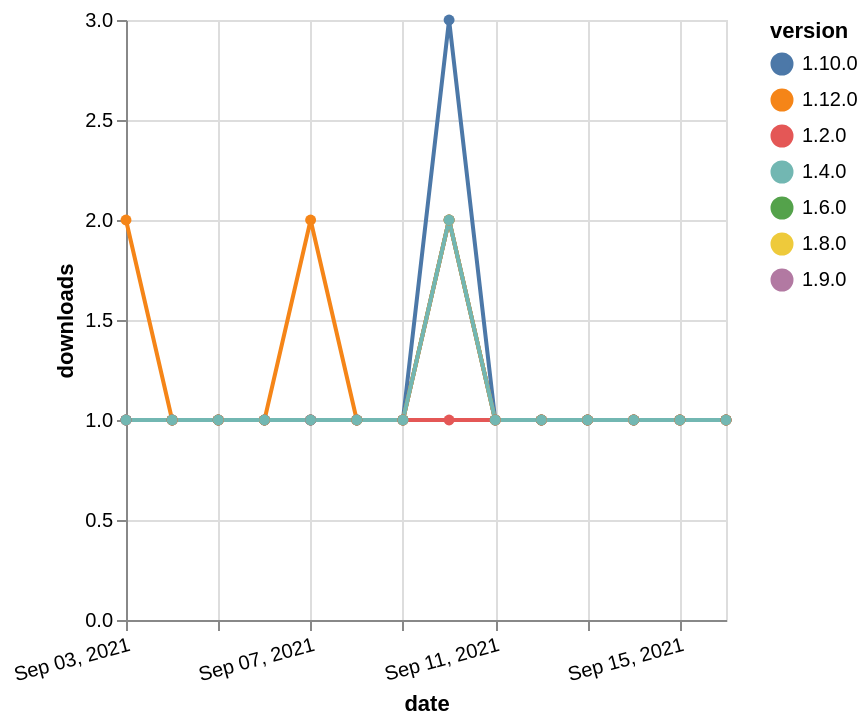

Here is the Vega-Lite specification saved for this chart:
### Vega-Lite specification from a JSON file in a GitHub repository (floating-point values rounded to 4 significant figures)
{"$schema": "https://vega.github.io/schema/vega-lite/v5.json", "description": "A simple bar chart with embedded data.", "data": {"values": [{"date": "2021-09-03", "total": 175, "delta": 1, "version": "1.6.0"}, {"date": "2021-09-04", "total": 176, "delta": 1, "version": "1.6.0"}, {"date": "2021-09-05", "total": 177, "delta": 1, "version": "1.6.0"}, {"date": "2021-09-06", "total": 178, "delta": 1, "version": "1.6.0"}, {"date": "2021-09-07", "total": 179, "delta": 1, "version": "1.6.0"}, {"date": "2021-09-08", "total": 180, "delta": 1, "version": "1.6.0"}, {"date": "2021-09-09", "total": 181, "delta": 1, "version": "1.6.0"}, {"date": "2021-09-10", "total": 183, "delta": 2, "version": "1.6.0"}, {"date": "2021-09-11", "total": 184, "delta": 1, "version": "1.6.0"}, {"date": "2021-09-12", "total": 185, "delta": 1, "version": "1.6.0"}, {"date": "2021-09-13", "total": 186, "delta": 1, "version": "1.6.0"}, {"date": "2021-09-14", "total": 187, "delta": 1, "version": "1.6.0"}, {"date": "2021-09-15", "total": 188, "delta": 1, "version": "1.6.0"}, {"date": "2021-09-16", "total": 189, "delta": 1, "version": "1.6.0"}, {"date": "2021-09-03", "total": 149, "delta": 1, "version": "1.8.0"}, {"date": "2021-09-04", "total": 150, "delta": 1, "version": "1.8.0"}, {"date": "2021-09-05", "total": 151, "delta": 1, "version": "1.8.0"}, {"date": "2021-09-06", "total": 152, "delta": 1, "version": "1.8.0"}, {"date": "2021-09-07", "total": 153, "delta": 1, "version": "1.8.0"}, {"date": "2021-09-08", "total": 154, "delta": 1, "version": "1.8.0"}, {"date": "2021-09-09", "total": 155, "delta": 1, "version": "1.8.0"}, {"date": "2021-09-10", "total": 157, "delta": 2, "version": "1.8.0"}, {"date": "2021-09-11", "total": 158, "delta": 1, "version": "1.8.0"}, {"date": "2021-09-12", "total": 159, "delta": 1, "version": "1.8.0"}, {"date": "2021-09-13", "total": 160, "delta": 1, "version": "1.8.0"}, {"date": "2021-09-14", "total": 161, "delta": 1, "version": "1.8.0"}, {"date": "2021-09-15", "total": 162, "delta": 1, "version": "1.8.0"}, {"date": "2021-09-16", "total": 163, "delta": 1, "version": "1.8.0"}, {"date": "2021-09-03", "total": 136, "delta": 1, "version": "1.9.0"}, {"date": "2021-09-04", "total": 137, "delta": 1, "version": "1.9.0"}, {"date": "2021-09-05", "total": 138, "delta": 1, "version": "1.9.0"}, {"date": "2021-09-06", "total": 139, "delta": 1, "version": "1.9.0"}, {"date": "2021-09-07", "total": 140, "delta": 1, "version": "1.9.0"}, {"date": "2021-09-08", "total": 141, "delta": 1, "version": "1.9.0"}, {"date": "2021-09-09", "total": 142, "delta": 1, "version": "1.9.0"}, {"date": "2021-09-10", "total": 144, "delta": 2, "version": "1.9.0"}, {"date": "2021-09-11", "total": 145, "delta": 1, "version": "1.9.0"}, {"date": "2021-09-12", "total": 146, "delta": 1, "version": "1.9.0"}, {"date": "2021-09-13", "total": 147, "delta": 1, "version": "1.9.0"}, {"date": "2021-09-14", "total": 148, "delta": 1, "version": "1.9.0"}, {"date": "2021-09-15", "total": 149, "delta": 1, "version": "1.9.0"}, {"date": "2021-09-16", "total": 150, "delta": 1, "version": "1.9.0"}, {"date": "2021-09-03", "total": 163, "delta": 1, "version": "1.10.0"}, {"date": "2021-09-04", "total": 164, "delta": 1, "version": "1.10.0"}, {"date": "2021-09-05", "total": 165, "delta": 1, "version": "1.10.0"}, {"date": "2021-09-06", "total": 166, "delta": 1, "version": "1.10.0"}, {"date": "2021-09-07", "total": 167, "delta": 1, "version": "1.10.0"}, {"date": "2021-09-08", "total": 168, "delta": 1, "version": "1.10.0"}, {"date": "2021-09-09", "total": 169, "delta": 1, "version": "1.10.0"}, {"date": "2021-09-10", "total": 172, "delta": 3, "version": "1.10.0"}, {"date": "2021-09-11", "total": 173, "delta": 1, "version": "1.10.0"}, {"date": "2021-09-12", "total": 174, "delta": 1, "version": "1.10.0"}, {"date": "2021-09-13", "total": 175, "delta": 1, "version": "1.10.0"}, {"date": "2021-09-14", "total": 176, "delta": 1, "version": "1.10.0"}, {"date": "2021-09-15", "total": 177, "delta": 1, "version": "1.10.0"}, {"date": "2021-09-16", "total": 178, "delta": 1, "version": "1.10.0"}, {"date": "2021-09-03", "total": 228, "delta": 1, "version": "1.2.0"}, {"date": "2021-09-04", "total": 229, "delta": 1, "version": "1.2.0"}, {"date": "2021-09-05", "total": 230, "delta": 1, "version": "1.2.0"}, {"date": "2021-09-06", "total": 231, "delta": 1, "version": "1.2.0"}, {"date": "2021-09-07", "total": 232, "delta": 1, "version": "1.2.0"}, {"date": "2021-09-08", "total": 233, "delta": 1, "version": "1.2.0"}, {"date": "2021-09-09", "total": 234, "delta": 1, "version": "1.2.0"}, {"date": "2021-09-10", "total": 235, "delta": 1, "version": "1.2.0"}, {"date": "2021-09-11", "total": 236, "delta": 1, "version": "1.2.0"}, {"date": "2021-09-12", "total": 237, "delta": 1, "version": "1.2.0"}, {"date": "2021-09-13", "total": 238, "delta": 1, "version": "1.2.0"}, {"date": "2021-09-14", "total": 239, "delta": 1, "version": "1.2.0"}, {"date": "2021-09-15", "total": 240, "delta": 1, "version": "1.2.0"}, {"date": "2021-09-16", "total": 241, "delta": 1, "version": "1.2.0"}, {"date": "2021-09-03", "total": 111, "delta": 2, "version": "1.12.0"}, {"date": "2021-09-04", "total": 112, "delta": 1, "version": "1.12.0"}, {"date": "2021-09-05", "total": 113, "delta": 1, "version": "1.12.0"}, {"date": "2021-09-06", "total": 114, "delta": 1, "version": "1.12.0"}, {"date": "2021-09-07", "total": 116, "delta": 2, "version": "1.12.0"}, {"date": "2021-09-08", "total": 117, "delta": 1, "version": "1.12.0"}, {"date": "2021-09-09", "total": 118, "delta": 1, "version": "1.12.0"}, {"date": "2021-09-10", "total": 120, "delta": 2, "version": "1.12.0"}, {"date": "2021-09-11", "total": 121, "delta": 1, "version": "1.12.0"}, {"date": "2021-09-12", "total": 122, "delta": 1, "version": "1.12.0"}, {"date": "2021-09-13", "total": 123, "delta": 1, "version": "1.12.0"}, {"date": "2021-09-14", "total": 124, "delta": 1, "version": "1.12.0"}, {"date": "2021-09-15", "total": 125, "delta": 1, "version": "1.12.0"}, {"date": "2021-09-16", "total": 126, "delta": 1, "version": "1.12.0"}, {"date": "2021-09-03", "total": 286, "delta": 1, "version": "1.4.0"}, {"date": "2021-09-04", "total": 287, "delta": 1, "version": "1.4.0"}, {"date": "2021-09-05", "total": 288, "delta": 1, "version": "1.4.0"}, {"date": "2021-09-06", "total": 289, "delta": 1, "version": "1.4.0"}, {"date": "2021-09-07", "total": 290, "delta": 1, "version": "1.4.0"}, {"date": "2021-09-08", "total": 291, "delta": 1, "version": "1.4.0"}, {"date": "2021-09-09", "total": 292, "delta": 1, "version": "1.4.0"}, {"date": "2021-09-10", "total": 294, "delta": 2, "version": "1.4.0"}, {"date": "2021-09-11", "total": 295, "delta": 1, "version": "1.4.0"}, {"date": "2021-09-12", "total": 296, "delta": 1, "version": "1.4.0"}, {"date": "2021-09-13", "total": 297, "delta": 1, "version": "1.4.0"}, {"date": "2021-09-14", "total": 298, "delta": 1, "version": "1.4.0"}, {"date": "2021-09-15", "total": 299, "delta": 1, "version": "1.4.0"}, {"date": "2021-09-16", "total": 300, "delta": 1, "version": "1.4.0"}]}, "width": "container", "mark": {"type": "line", "point": {"filled": true}}, "encoding": {"x": {"field": "date", "type": "temporal", "timeUnit": "yearmonthdate", "title": "date", "axis": {"labelAngle": -15}}, "y": {"field": "delta", "type": "quantitative", "title": "downloads"}, "color": {"field": "version", "type": "nominal"}, "tooltip": {"field": "delta"}}}
